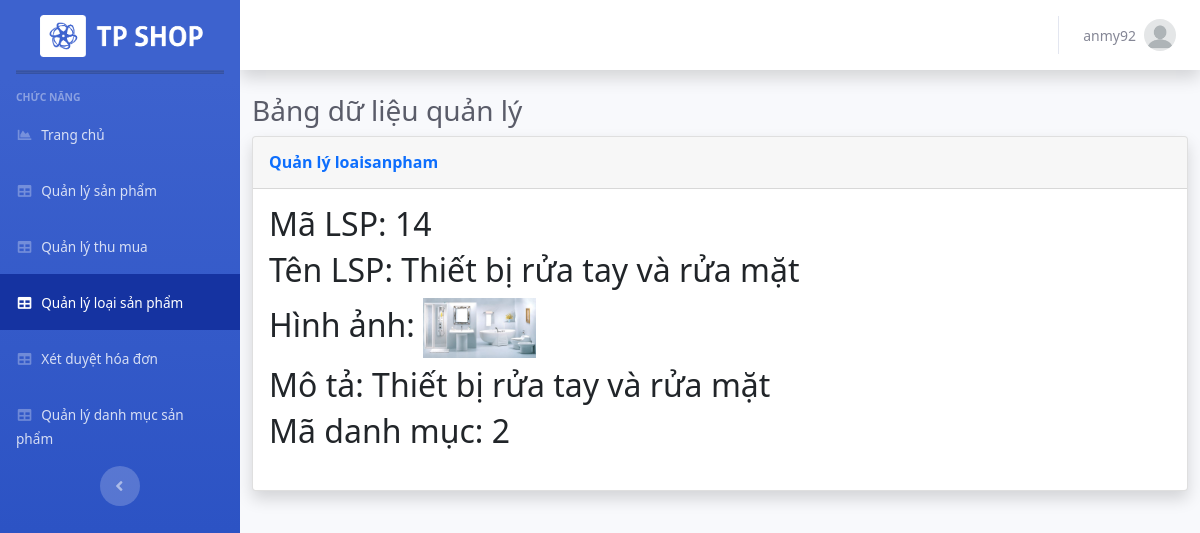
Page /Admin/index.php?mod=loaisanpham&act=detail&id=14 (signed in) on the committed database.
### tables this page shows
CREATE TABLE `loaisanpham` (
  `MaLSP` int(11) NOT NULL,
  `TenLSP` varchar(70) NOT NULL,
  `HinhAnh` varchar(200) NOT NULL,
  `Mota` varchar(200) NOT NULL,
  `MaDM` int(11) NOT NULL
);

### Admin/MVC/controllers/LoaisanphamController.php (called while the page is built, shortened)
<?php
class LoaisanphamController
{
	var $loaisanpham_model;
	function __construct()
	{
		$this->loaisanpham_model = new loaisanpham();
	}
	public function detail()
	{
		$id = isset($_GET['id']) ? $_GET['id'] : 5;
		$data = $this->loaisanpham_model->find($id);
		require_once("MVC/Views/Admin/index.php");
	}
}

### Admin/MVC/Models/connection.php (called while the page is built, shortened)
<?php
    class Connection{
        function __construct()
        {
            $severname ="localhost";
            $username ="root";
            $password ="";
            $db_name ="webthumua";
            $this->conn = new mysqli($severname,$username,$password,$db_name);
        }
    }
?>

### Admin/MVC/Models/model.php (called while the page is built, shortened)
<?php
require_once("connection.php");
class Model
{
    var $conn;
    var $table;
    var $contens;
    function __construct()
    {
        $conn_obj = new Connection();
        $this->conn = $conn_obj->conn;
    }
    function find($id)
    {
        $query = "select * from $this->table where $this->contens =$id";
        return $this->conn->query($query)->fetch_assoc();
    }
}

### Admin/MVC/Views/loaisanpham/detail.php (the view)
<table class="table table-bordered" id="dataTable" width="100%" cellspacing="0">
    <h2>Mã LSP: <?= $data['MaLSP'] ?></h2>
    <h2>Tên LSP: <?= $data['TenLSP'] ?></h2>
    <h2>Hình ảnh: <img src="../public/img/company/<?= $data['HinhAnh'] ?>" height="60px"></h2>
    <h2>Mô tả: <?= $data['Mota'] ?></h2>
    <h2>Mã danh mục: <?= $data['MaDM'] ?></h2>
</table>

### rows in the picture
loaisanpham: MaLSP "14", TenLSP "Thiết bị rửa tay và rửa mặt", HinhAnh (picture), Mota "Thiết bị rửa tay và rửa mặt", MaDM "2"

### other values in the picture
$_SESSION['login']['TaiKhoan'] "anmy92"
$mod "loaisanpham"
